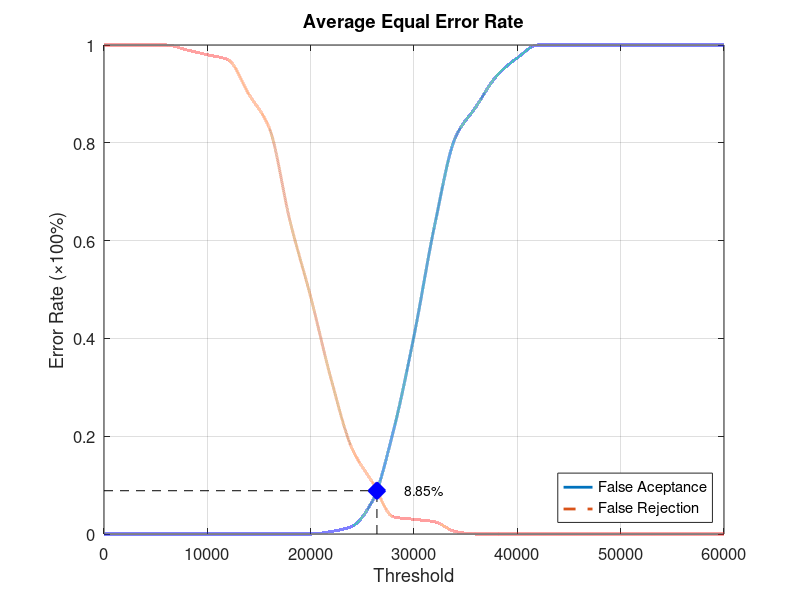
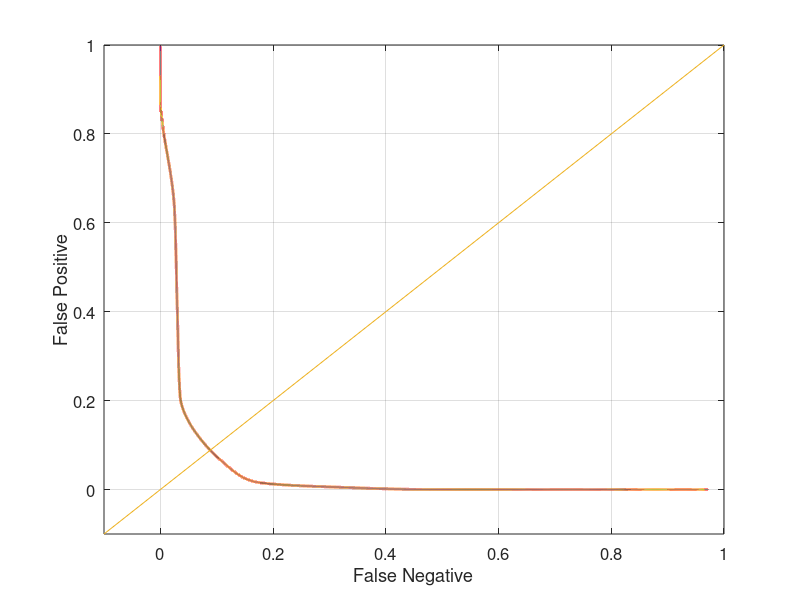

These charts were generated, in order, by the following MATLAB code:
function yEER = Database4_1
close all;
clear;
clc;
x = 0:2000:60000;
xq = 0:0.5:60000;

y0 = [0 0 0 0 0 0 0 0 0 0 0 0.00526316 0.0157895 0.0684211 0.210526 0.405263 0.631579 0.810526 0.873684 0.936842 0.973684 1 1 1 1 1 1 1 1 1 1];
yy0 = interp1(x, y0, xq, 'pchip');
y1 = [1 1 1 1 0.99 0.98 0.97 0.9 0.83 0.64 0.485 0.315 0.175 0.105 0.035 0.03 0.025 0.005 0 0 0 0 0 0 0 0 0 0 0 0 0];
yy1 = interp1(x, y1, xq, 'pchip');

% Calculating EER: 
y2 = abs(y0 - y1);
find(y2 == min(y2))
yy2 = abs(yy0 - yy1);
xEER = find(yy2 == min(yy2));
xEERIndex = xq(xEER) % X-axis EER
yEER = yy0(xEER) % Y-axis EER

main = figure
plot(xq, yy0,'-','LineWidth', 2);	hold on
plot(xq, yy1,'--','LineWidth', 2);	hold on
plot([xEERIndex xEERIndex], [0 yEER], 'k--');	hold on
plot([0 xEERIndex], [yEER yEER], 'k--');	hold on
plot(xEERIndex, yEER, 'bx', 'LineWidth', 10);	hold on
text(xEERIndex + 10 * xEERIndex / 100, yEER, [num2str(round((10000 * yEER)) / 100) '%'])
legend('False Aceptance', 'False Rejection', 'Location', 'SouthEast')
xlabel('Threshold')
ylabel('Error Rate (\times100%)')
title('Average Equal Error Rate')
set(gca, 'FontSize', 12)
axis([0 60000 0 1])
grid on

print(main, 'Database4_1Main', '-dpng');
FNRxFPR = figure('Color', [1 1 1]);
plot(yy1, yy0, '-', yy1, yy0, 'LineWidth', 2);
hold on
y = -0.1:0.1:1
plot(y, y); 
set(gca, 'FontSize', 12)
xlabel('False Negative')
ylabel('False Positive')
axis([-0.1 1 -0.1 1])
set(gca, 'FontSize', 12)
grid on

print(FNRxFPR, 'Database4_1FNRxFPR','-dpng');
end
